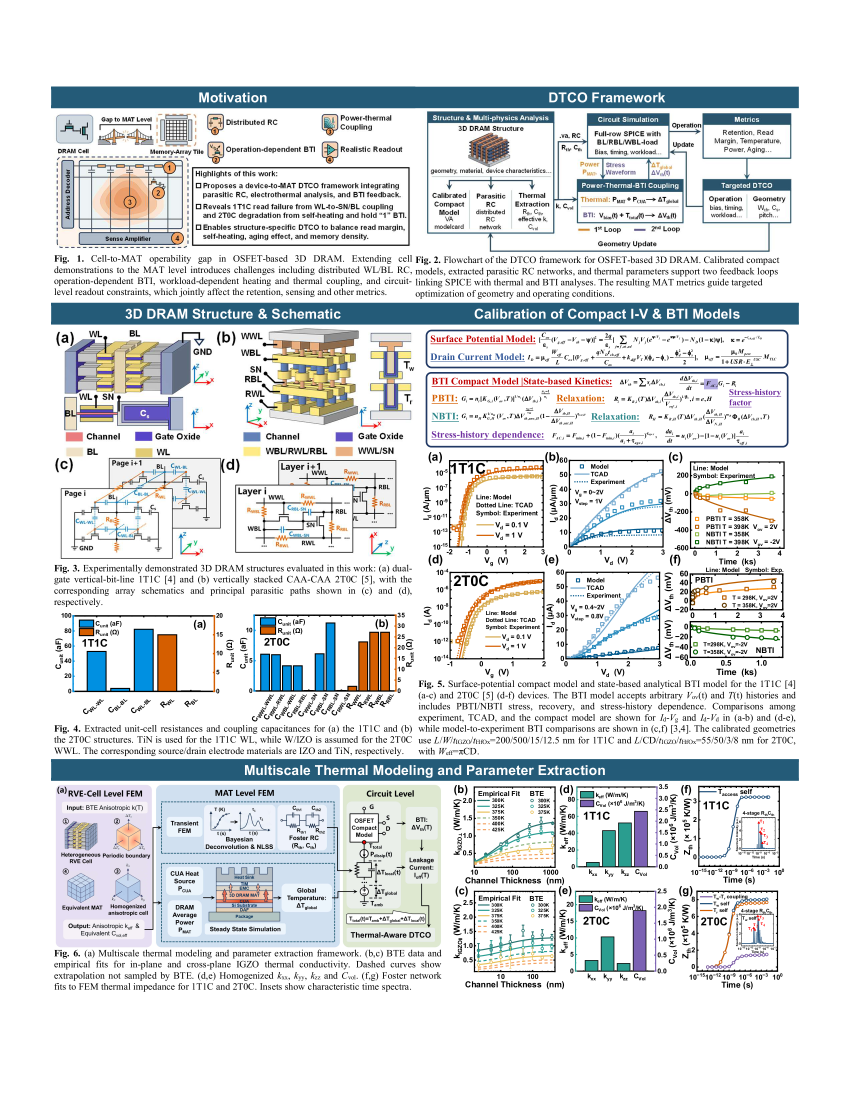
#> input picture experiments/spice_2t0c_v1/data/page3-3.png, 2550 x 3300 px, found by its file name (shown at 1/3 size)
$ python _recrop_fig5.py
#> lines starting #> are read from the running program, lines starting #| are printed output that depends on the picture
"""Recrop Fig 5(d) and Fig 5(e) cleanly from page3-3.png at full resolution.
Saves a debug overlay so we can verify axis ranges match the caption."""
from PIL import Image, ImageDraw
import os

p3 = r'E:\BaiduSyncdisk\study\PAPER\DAC 2026\MATspice\experiments\spice_2t0c_v1\data\page3-3.png'
out = r'E:\BaiduSyncdisk\study\PAPER\DAC 2026\MATspice\experiments\spice_2t0c_v1\data'
im = Image.open(p3)
#> im is the input picture: PIL image 2550x3300 RGB; mean R, G, B 220.3, 223.6, 225.2
W, H = im.size
#> W = 2550; H = 3300
print('page3 size:', W, H)
#| page3 size: 2550 3300

# We need to find the bounding box of Fig 5(d) and Fig 5(e).
# The page is a 2-column IEDM paper; Fig 5 is described in the caption as
# "(d) Id-Vg and (e) Id-Vd". They are on the right column of page 3.
# Empirically, Fig 5(d) is top-right of the right column, Fig 5(e) is
# middle-right (below the legend block).

# Try: Fig 5d sits approximately at x in [1300, 2500], y in [120, 800]
# Try: Fig 5e sits approximately at x in [1300, 2500], y in [900, 1700]
# Will refine.

# Step 1: produce a few candidate crops for visual inspection
candidates = {
    'fig5d_test1.png': (1280, 100, 2520, 950),
    'fig5d_test2.png': (1300, 130, 2500, 900),
    'fig5d_test3.png': (1330, 80, 2500, 880),
    'fig5e_test1.png': (1280, 950, 2520, 1750),
    'fig5e_test2.png': (1300, 970, 2500, 1700),
    'fig5e_test3.png': (1330, 950, 2500, 1750),
}
for name, box in candidates.items():
    im.crop(box).save(os.path.join(out, name))
    print('saved', name, 'size', (box[2]-box[0], box[3]-box[1]))
#> this loop made 6 passes
#> pass 1, `im.crop(box).save(os.path.join(out, name))`:
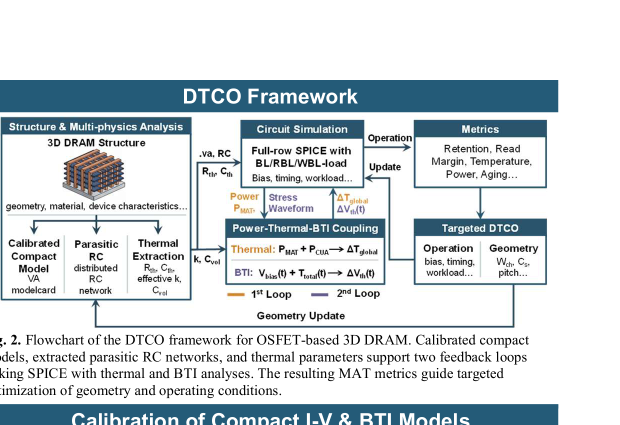
#> saved as fig5d_test1.png: PIL image 1240x850 RGB (shown at 1/2 size); mean R, G, B 207.9, 216, 220.1
#> pass 2, `im.crop(box).save(os.path.join(out, name))`:
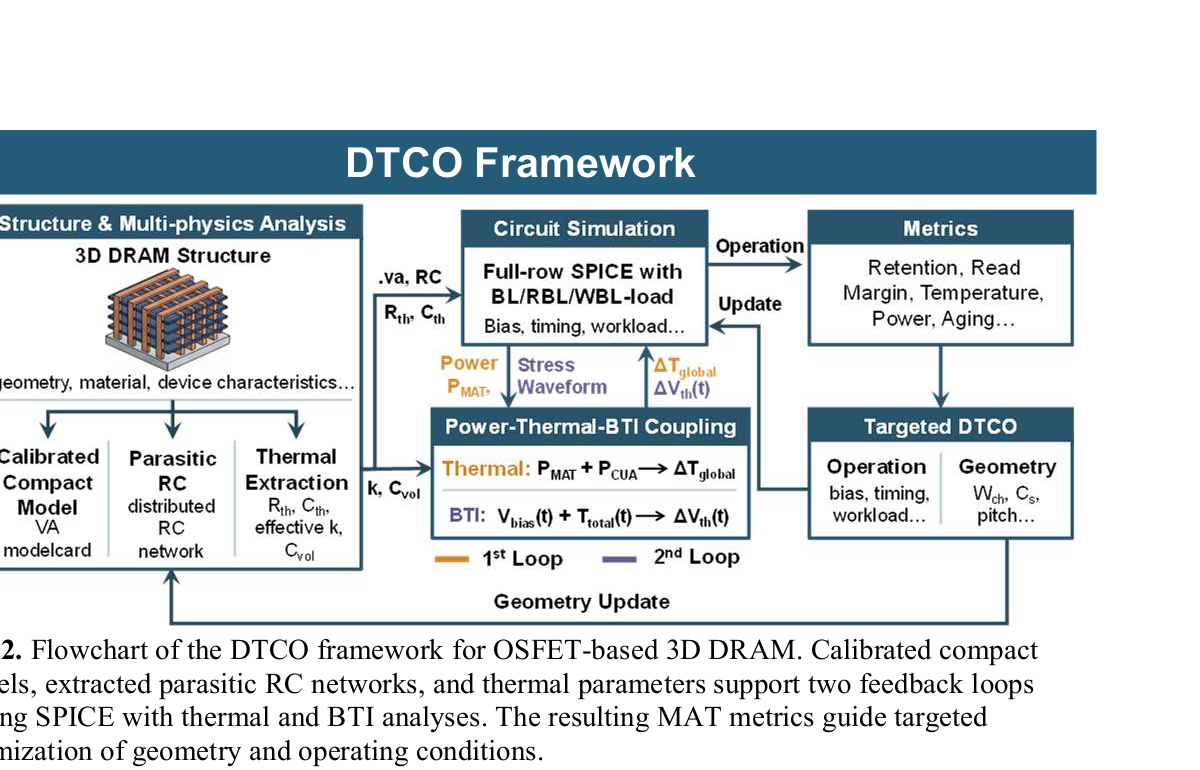
#> saved as fig5d_test2.png: PIL image 1200x770 RGB; mean R, G, B 211.6, 218.2, 221.6

$ run again, with experiments/spice_2t0c_v1/data/_p3_band1.png copied over experiments/spice_2t0c_v1/data/page3-3.png
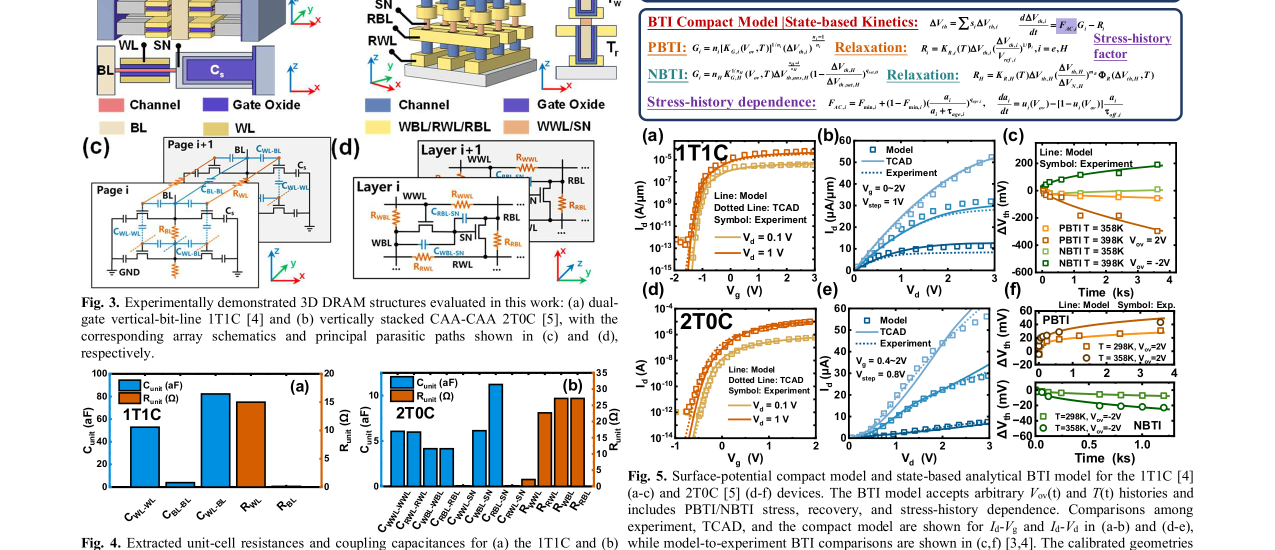
#> input picture experiments/spice_2t0c_v1/data/_p3_band1.png, 2550 x 1100 px, found by its file name (shown at 1/2 size)
#> im is the input picture: PIL image 2550x1100 RGB; mean R, G, B 225.2, 225.2, 224.7
#| page3 size: 2550 1100
#> the loop `for name, box in candidates.items():` made 6 passes
#> pass 1, `im.crop(box).save(os.path.join(out, name))`:
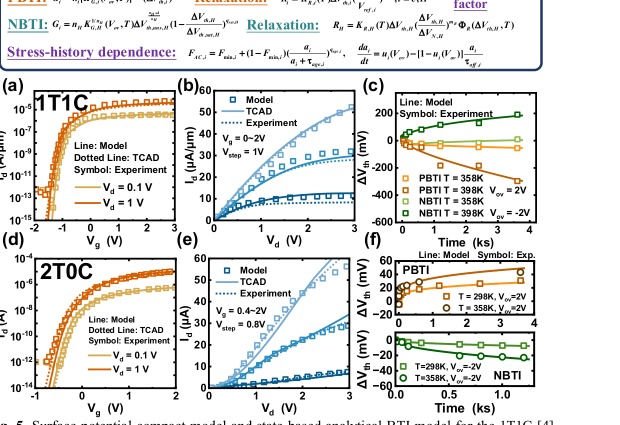
#> saved as fig5d_test1.png: PIL image 1240x850 RGB (shown at 1/2 size); mean R, G, B 228.8, 228.6, 227.3
#> pass 2, `im.crop(box).save(os.path.join(out, name))`:
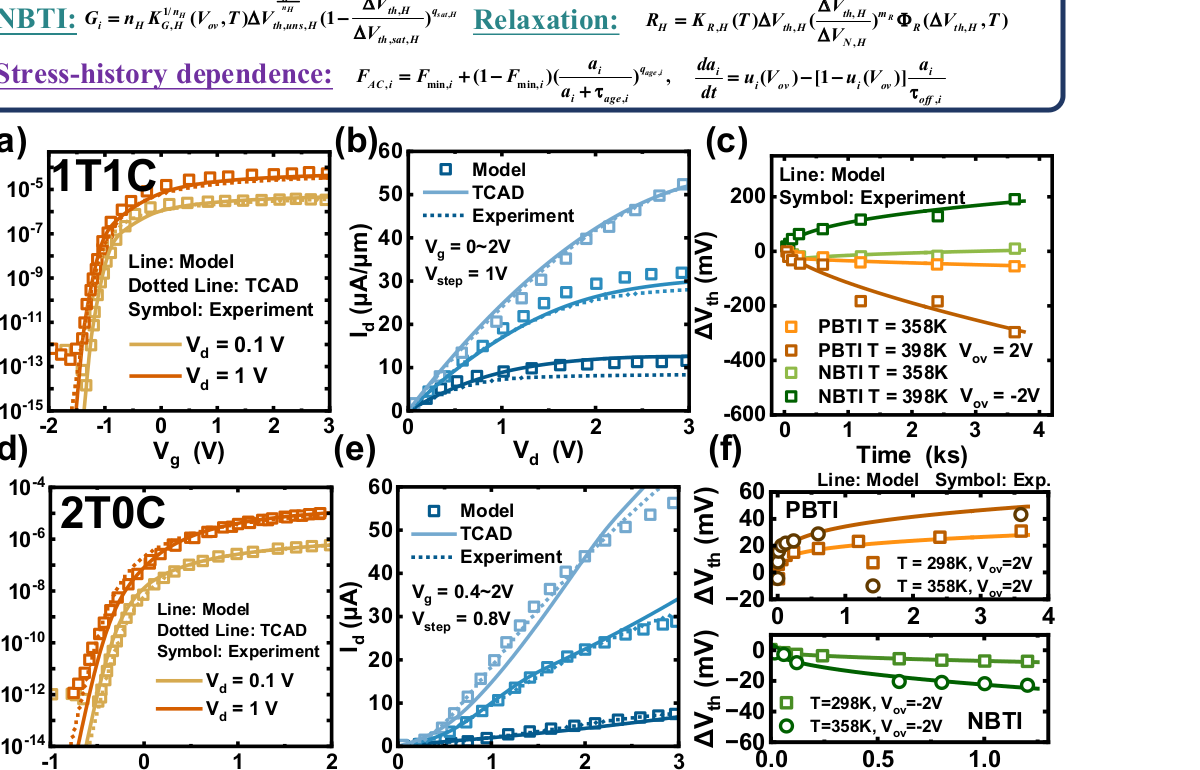
#> saved as fig5d_test2.png: PIL image 1200x770 RGB; mean R, G, B 226.7, 226.6, 225.1

$ run again, with experiments/spice_2t0c_v1/data/_p3_band2.png copied over experiments/spice_2t0c_v1/data/page3-3.png
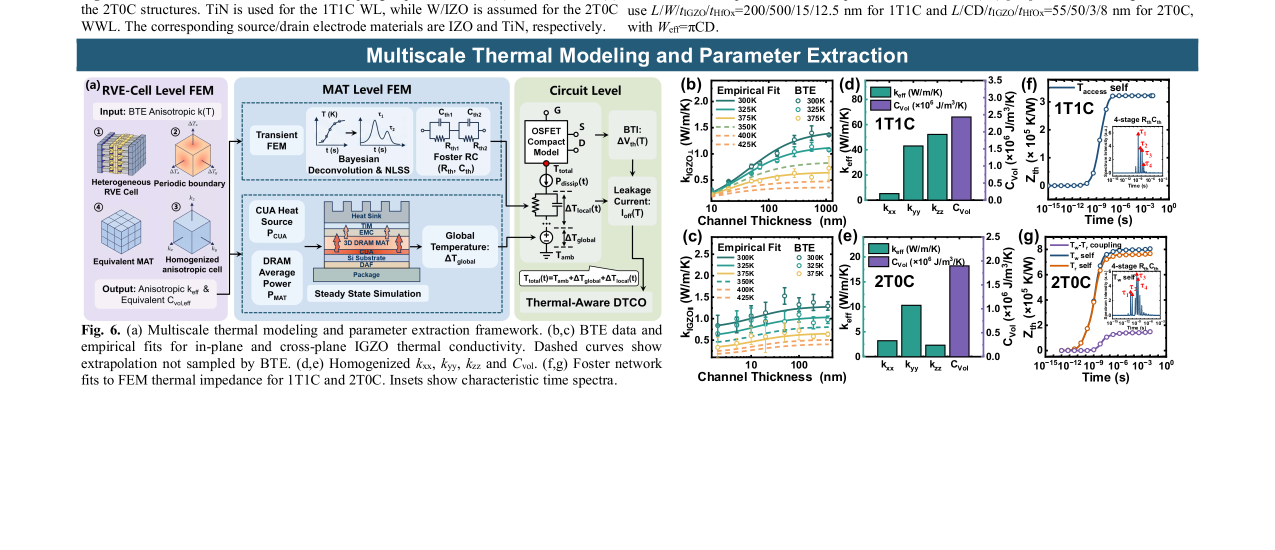
#> input picture experiments/spice_2t0c_v1/data/_p3_band2.png, 2550 x 1100 px, found by its file name (shown at 1/2 size)
#> im is the input picture: PIL image 2550x1100 RGB; mean R, G, B 222.5, 226.8, 229.7
#| page3 size: 2550 1100
#> the loop `for name, box in candidates.items():` made 6 passes
#> pass 1, `im.crop(box).save(os.path.join(out, name))`:
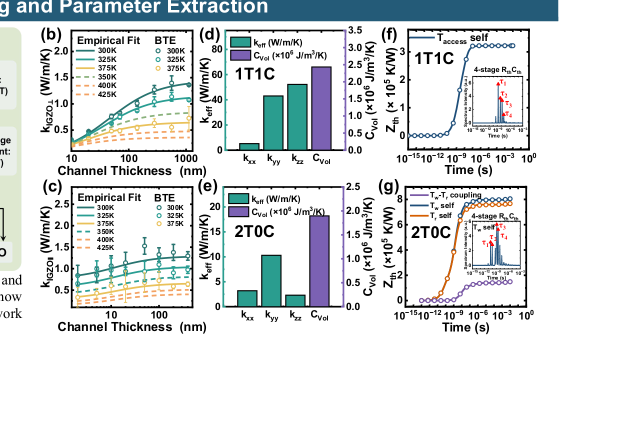
#> saved as fig5d_test1.png: PIL image 1240x850 RGB (shown at 1/2 size); mean R, G, B 221.2, 225.3, 226.7
#> pass 2, `im.crop(box).save(os.path.join(out, name))`:
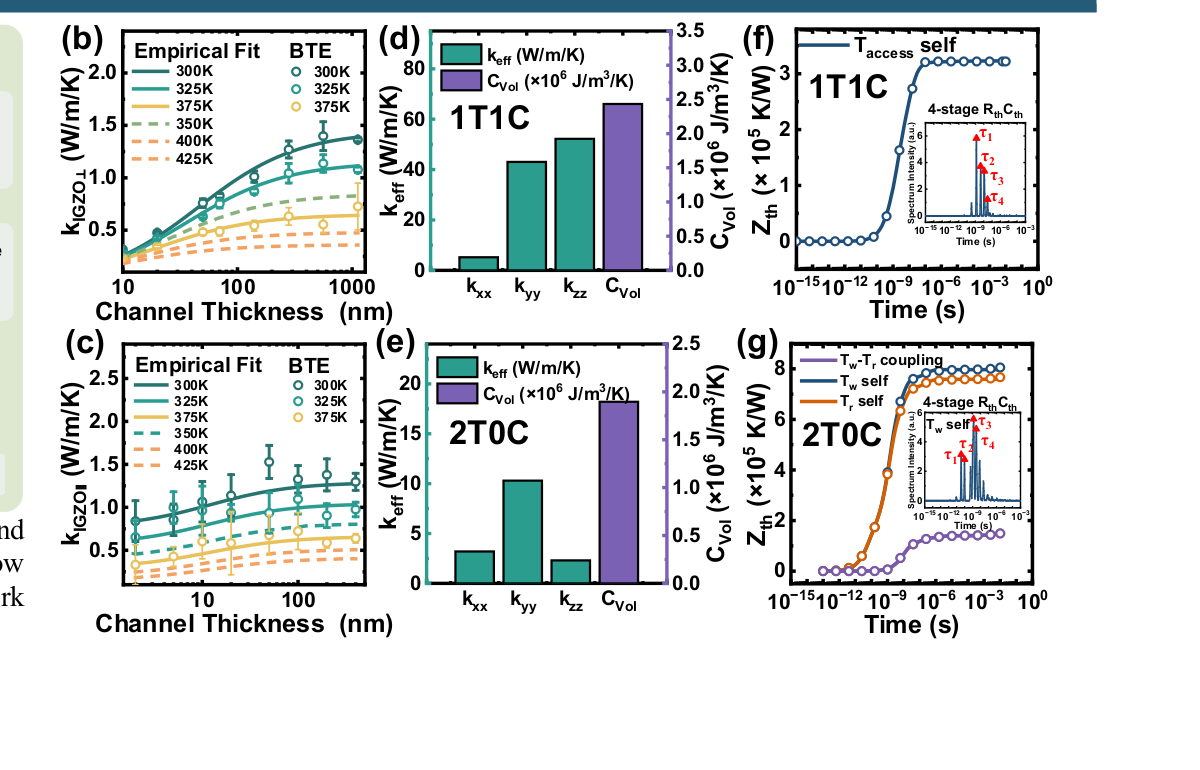
#> saved as fig5d_test2.png: PIL image 1200x770 RGB; mean R, G, B 223.5, 226.5, 227.4
